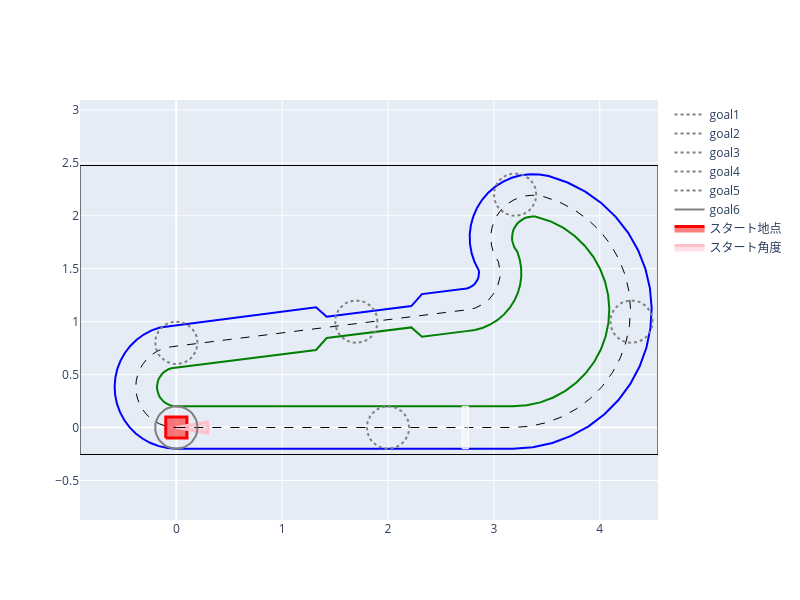

Notebook source saved alongside this figure:
### Markdown cell above
# ミッション3

下記の命令を組み合わせてプログラムを書き、ロボットをコースに沿って１周させよう。

## 取り組み方
1. 使える命令を理解する
2. 下のセルを実行して、ロボットの限界速度や、ロボットが存在する初期位置を把握する
3. ２つ下のセル内において
    - プログラムを書く
    - 路面標識を好きな位置に設置する
    - 実行して結果を見る
4. シミュレータでうまく動いたらロボットにプログラムを書きこんで動かしてみよう（講師に声をかけてね）

|使える命令|意味|指定できる値|使い方|
|--|--|--|--|
|move|一定速度で前に進む|v=速度[m/s]|move(v=0.2)|
|rotate|一定速度で回転する|w=回転速度[度/s]|rotate(w=90)|
|serach|標識を見つける（複数見つかった場合は、最も近いもの）||pos = Search()|
|serach|特定の標識を見つける（複数見つかった場合は、最も近いもの）|name = "標識名"|pos = Search(name="sign1")|

## 注意点
- スタート時の位置はランダムに最大10cmほどずれる
- スタート時の向きはランダムに最大10度ほどずれる

## 路面標識の置き方

- １つ下のセルの`self.set_signs`の部分（下記参照）の中身の`Sign(x=横位置, y=縦位置, name="標識名")`の箇所を自由に書き換える
- 使う標識の名前は下記のいずれかにすること
    - original
        - 今回自分でAIを学習したオリジナルの標識
    - left, right, warn, stop
        - 予め用意されている標識
    - ヒント：　どの標識を使うべきかは、認識精度を踏まえて選ぶとよいかも？ 
      - 標識のデザインとロボットの行動を意味的に一致させる必要はありません。（「stopを見た時に回転する」でもOK）

- 例１：originalの標識を１個（x=1[m],y=0[m]の位置）置く場合
    ```
    self.set_signs(
        [
            Sign(x=1.0, y=0.0, name="original")
        ]
    )
    ```

- 例２：originalの標識を２個（x=1[m],y=0[m]の位置とx=2[m],y=0[m]の位置）、warnの標識を１個（x=3[m], y=1[m]の位置）置く場合
    - 複数並べるには、最後に,が必要なことに注意すること
    ```
    self.set_signs(
        [
            Sign(x=1.0, y=0.0, name="original"),
            Sign(x=2.0, y=0.0, name="original"),
            Sign(x=3.0, y=1.0, name="warn")
        ]
    )
    ```

### Code cell
class Mission3(MissionBase):
    def __init__(self):
        super().__init__(type_b_circuit, t_max=80)
        self.goals = [
            GoalCircle((2, 0.0), 0.2, should_stop=False),
            GoalCircle((4.3, 1.0), 0.2, should_stop=False),
            GoalCircle((3.2, 2.2), 0.2, should_stop=False),
            GoalCircle((1.7, 1.0), 0.2, should_stop=False),
            GoalCircle((0.0, 0.8), 0.2, should_stop=False),
            GoalCircle((0.0, 0.0), 0.2),
        ]


MissionDrawer(Mission3()).show()
print("最大速度", prop.max_velocity, "m/s")
print("最大回転速度", prop.max_rotate_deg, "度/s")
